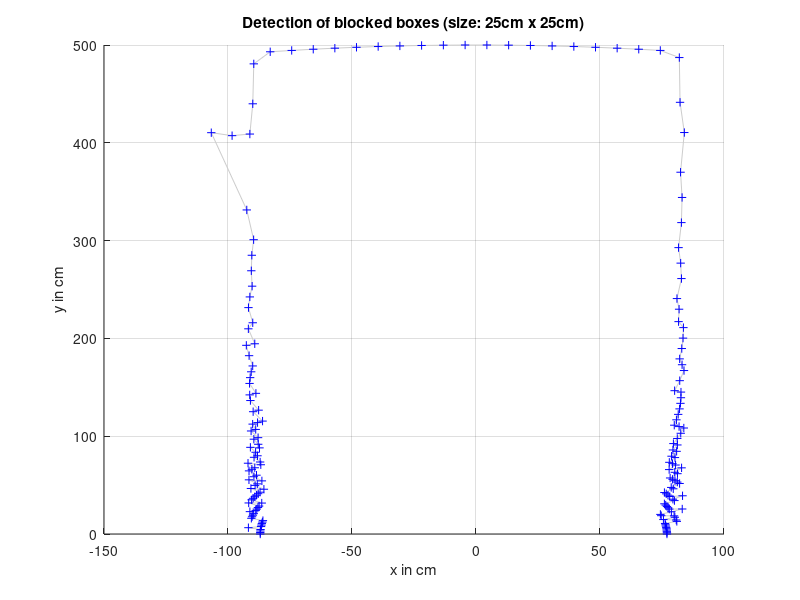

This figure's MATLAB source: (Note: this script raises an error after producing the figure.)
% Example for blocked boxes
% Christoph Jurczyk

clearvars
close all

% Size of boxes
boxsize = 25; % in cm
% Max number of points in box
NMAXpointsBox = 5;
% Max laser distance
MAX_DIST = 500;

% Laser data
angle = linspace(0,pi,180);
%pls_dist = [428, 431, 431, 388, 386, 388, 383, 383, 63, 53, 48, 58, 66, 328, 323, 313, 253, 253, 263, 283, 408, 418, 363, 268, 268, 273, 273, 278, 268, 278, 283, 278, 118, 88, 83, 83, 83, 83, 83, 88, 88, 83, 91, 91, 86, 86, 86, 86, 81, 81, 81, 81, 81, 78, 83, 126, 166, 166, 161, 161, 161, 156, 156, 156, 151, 151, 146, 146, 146, 146, 141, 141, 141, 141, 136, 136, 136, 136, 136, 131, 136, 131, 136, 136, 131, 134, 136, 131, 136, 134, 360, 428, 431, 431, 388, 386, 388, 383, 383, 63, 53, 48, 58, 66, 328, 323, 313, 253, 253, 263, 283, 408, 418, 363, 268, 268, 273, 273, 278, 268, 278, 283, 278, 118, 88, 83, 83, 83, 83, 83, 88, 88, 83, 91, 91, 86, 86, 86, 86, 81, 81, 81, 81, 81, 78, 83, 126, 166, 166, 161, 161, 161, 156, 156, 156, 151, 151, 146, 146, 146, 146, 141, 141, 141, 141, 136, 136, 136, 136, 136, 131, 136, 131, 136, 136, 131, 134, 136, 131, 136];
pls_dist = [77, 77, 77, 77, 77, 77, 77, 77, 77, 82, 82, 77, 82, 82, 77, 77, 82, 87, 82, 82, 82, 82, 82, 87, 87, 92, 87, 87, 87, 87, 92, 92, 97, 97, 97, 97, 97, 102, 102, 107, 102, 107, 107, 107, 112, 112, 117, 117, 122, 122, 127, 132, 137, 137, 137, 142, 147, 152, 157, 162, 167, 167, 177, 187, 192, 197, 207, 217, 227, 232, 244, 254, 274, 289, 304, 329, 354, 379, 419, 449, 494, 839, 839, 834, 849, 1039, 1319, 1764, 5104, 1769, 1764, 1724, 1714, 1299, 1044, 874, 839, 679, 654, 654, 489, 449, 419, 419, 424, 344, 314, 299, 284, 269, 259, 249, 234, 229, 214, 214, 204, 194, 189, 184, 179, 169, 169, 164, 154, 154, 144, 144, 144, 139, 139, 132, 132, 127, 124, 127, 122, 119, 119, 114, 112, 117, 112, 112, 112, 107, 107, 102, 107, 102, 102, 97, 102, 97, 97, 97, 97, 97, 97, 92, 97, 92, 92, 92, 92, 94, 92, 92, 92, 92, 87, 87, 87, 87, 87, 92, 87, 87, 87, 87];
pls_dist(pls_dist > MAX_DIST) = MAX_DIST; % limit distance of measurements

% Convert polar to cartesian
[pls_pts_x, pls_pts_y] = pol2cart(angle,pls_dist);
xmin = min(pls_pts_x);
xmax = max(pls_pts_x);
ymin = min(pls_pts_y);
ymax = max(pls_pts_y);
% Plot laser data
hold on
plot(pls_pts_x, pls_pts_y,'-', 'color',[0,0,0]+0.8)
plot(pls_pts_x, pls_pts_y,'b+')
grid
title(['Detection of blocked boxes (size: ' num2str(boxsize) 'cm x ' num2str(boxsize) 'cm)'])
xlabel('x in cm')
ylabel('y in cm')

% Create point array
pointArray = initPoints(pls_pts_x, pls_pts_y);

% create boxes
boxArray = initBoxes(xmax, xmin, ymax, ymin, boxsize);

% Check points in boxes
boxArray = checkPointsInBoxes(boxArray,pointArray,NMAXpointsBox);

% Draw data
updateBoxes(boxArray);
PLSsize = plotPLS(pls_pts_x);

% Limit Axes
xlim([boxArray(1,1).P1.x boxArray(end,1).P2.x])
ylim([(boxArray(1,1).P1.y - PLSsize) boxArray(1,end).P2.y])
axis image % same scale on x- and y-axis


% ######### Function #########

function boxArray = checkPointsInBoxes(boxArray,pointArray,NMAXpointsBox)
    [N_box_x, N_box_y] = size(boxArray);
     Npoints = length(pointArray);

     for n = 1:Npoints
        for y = 1:N_box_y
            for x = 1:N_box_x
                boxArray(x,y) = boxArray(x,y).checkPoint(pointArray(n), NMAXpointsBox);
            end%for
        end%for
     end%for
end%function


function pointArray = initPoints(x,y)
    Npoints = length(x);
    pointArray(1:Npoints) = clPoint;
    for n=1:Npoints
        pointArray(n) = clPoint(x(n),y(n));
    end%for

end%function

function boxArray = initBoxes(xmax, xmin, ymax, ymin, boxsize)
    N_box_x = ceil((xmax - xmin) / boxsize)+1;
    N_box_y = ceil((ymax - ymin) / boxsize);
    N_box_x_left = ceil((0 - xmin) / boxsize);
    x_start = -N_box_x_left*boxsize;
    boxArray(1:N_box_x, 1:N_box_y) = clBox;

    pos_y = ymin;
    for y = 1:N_box_y
        pos_x = x_start;
        for x = 1:N_box_x
            boxArray(x,y) = clBox(pos_x, pos_y, pos_x + boxsize, pos_y + boxsize);
            pos_x = pos_x + boxsize;
        end%for
        pos_y = pos_y + boxsize;
    end%for
end%function



function updateBoxes(boxArray)
    [N_box_x, N_box_y] = size(boxArray);
    % plot boxes
    for y = 1:N_box_y
        for x = 1:N_box_x
            boxArray(x,y).draw;
        end%for
    end%for
end%function


function PLSsize = plotPLS(pls_pts_x)
    % calculate size of PLS
    PLSsize =  round(0.03*max([abs(min(pls_pts_x)) max(pls_pts_x)]));
    if(PLSsize < 10)
        PLSsize = 10;
    end%if

    rectangle('Position',...
              [-PLSsize/2 -PLSsize PLSsize PLSsize],...
              'FaceColor',[0 0 1])
end%function